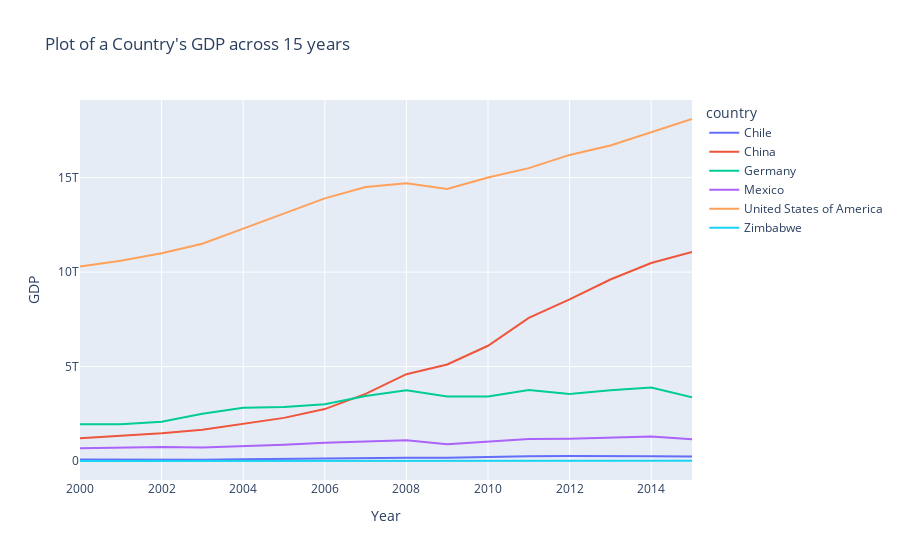

The code cell stored with this chart in its notebook:
### Markdown cell above
First question to tackle: 
Does GDP correlate with life expectancy in a positive way, negative way or at all? Life expectancy and GDP are both continuous variables so the visualisation to begin with is: 
- a line plot to understand the effect over time. 
We will also separate these out based on country to enable us to make some comments.

### Code cell
#creating an interactive graph so we can clearly check the GDP at certain points. 
fig = px.line(df, x= 'year', y = 'gdp', line_group='country', color = 'country',title = "Plot of a Country's GDP across 15 years")
fig.update_layout(xaxis_title = 'Year', yaxis_title = 'GDP')
fig.show()

### Figure 1 — Plotly figure (JSON) as saved in the notebook; plotly's stock layout.template omitted (floating-point values rounded to 4 significant figures)
{"data": [{"hovertemplate": "country=Chile<br>year=%{x}<br>gdp=%{y}<extra></extra>", "legendgroup": "Chile", "line": {"color": "#636efa", "dash": "solid"}, "marker": {"symbol": "circle"}, "mode": "lines", "name": "Chile", "orientation": "v", "showlegend": true, "type": "scatter", "x": [2000, 2001, 2002, 2003, 2004, 2005, 2006, 2007, 2008, 2009, 2010, 2011, 2012, 2013, 2014, 2015], "xaxis": "x", "y": [77860932152, 70979923960, 69736811435, 75643459840, 99210392858, 122965000000, 154788000000, 173606000000, 179638000000, 172389000000, 218538000000, 252252000000, 267122000000, 278384000000, 260990000000, 242518000000], "yaxis": "y"}, {"hovertemplate": "country=China<br>year=%{x}<br>gdp=%{y}<extra></extra>", "legendgroup": "China", "line": {"color": "#EF553B", "dash": "solid"}, "marker": {"symbol": "circle"}, "mode": "lines", "name": "China", "orientation": "v", "showlegend": true, "type": "scatter", "x": [2000, 2001, 2002, 2003, 2004, 2005, 2006, 2007, 2008, 2009, 2010, 2011, 2012, 2013, 2014, 2015], "xaxis": "x", "y": [1211350000000, 1339400000000, 1470550000000, 1660290000000, 1955350000000, 2285970000000, 2752130000000, 3552180000000, 4598210000000, 5109950000000, 6100620000000, 7572550000000, 8560550000000, 9607220000000, 10482400000000, 11064700000000], "yaxis": "y"}, {"hovertemplate": "country=Germany<br>year=%{x}<br>gdp=%{y}<extra></extra>", "legendgroup": "Germany", "line": {"color": "#00cc96", "dash": "solid"}, "marker": {"symbol": "circle"}, "mode": "lines", "name": "Germany", "orientation": "v", "showlegend": true, "type": "scatter", "x": [2000, 2001, 2002, 2003, 2004, 2005, 2006, 2007, 2008, 2009, 2010, 2011, 2012, 2013, 2014, 2015], "xaxis": "x", "y": [1949950000000, 1950650000000, 2079140000000, 2505730000000, 2819250000000, 2861410000000, 3002450000000, 3439950000000, 3752370000000, 3418010000000, 3417090000000, 3757700000000, 3543980000000, 3752510000000, 3890610000000, 3375610000000], "yaxis": "y"}, {"hovertemplate": "country=Mexico<br>year=%{x}<br>gdp=%{y}<extra></extra>", "legendgroup": "Mexico", "line": {"color": "#ab63fa", "dash": "solid"}, "marker": {"symbol": "circle"}, "mode": "lines", "name": "Mexico", "orientation": "v", "showlegend": true, "type": "scatter", "x": [2000, 2001, 2002, 2003, 2004, 2005, 2006, 2007, 2008, 2009, 2010, 2011, 2012, 2013, 2014, 2015], "xaxis": "x", "y": [683648000000, 724704000000, 741560000000, 713284000000, 770268000000, 866346000000, 965281000000, 1043470000000, 1101280000000, 894949000000, 1051130000000, 1171190000000, 1186600000000, 1261980000000, 1298460000000, 1152260000000], "yaxis": "y"}, {"hovertemplate": "country=United States of America<br>year=%{x}<br>gdp=%{y}<extra></extra>", "legendgroup": "United States of America", "line": {"color": "#FFA15A", "dash": "solid"}, "marker": {"symbol": "circle"}, "mode": "lines", "name": "United States of America", "orientation": "v", "showlegend": true, "type": "scatter", "x": [2000, 2001, 2002, 2003, 2004, 2005, 2006, 2007, 2008, 2009, 2010, 2011, 2012, 2013, 2014, 2015], "xaxis": "x", "y": [10300000000000, 10600000000000, 11000000000000, 11500000000000, 12300000000000, 13100000000000, 13900000000000, 14500000000000, 14700000000000, 14400000000000, 15000000000000, 15500000000000, 16200000000000, 16700000000000, 17400000000000, 18100000000000], "yaxis": "y"}, {"hovertemplate": "country=Zimbabwe<br>year=%{x}<br>gdp=%{y}<extra></extra>", "legendgroup": "Zimbabwe", "line": {"color": "#19d3f3", "dash": "solid"}, "marker": {"symbol": "circle"}, "mode": "lines", "name": "Zimbabwe", "orientation": "v", "showlegend": true, "type": "scatter", "x": [2000, 2001, 2002, 2003, 2004, 2005, 2006, 2007, 2008, 2009, 2010, 2011, 2012, 2013, 2014, 2015], "xaxis": "x", "y": [6689957600, 6777384700, 6342116400, 5727591800, 5805598400, 5755215200, 5443896500, 5291950100, 4415702800, 8621573608, 10141859710, 12098450749, 14242490252, 15451768659, 15891049236, 16304667807], "yaxis": "y"}], "layout": {"legend": {"title": {"text": "country"}, "tracegroupgap": 0}, "title": {"text": "Plot of a Country's GDP across 15 years"}, "xaxis": {"anchor": "y", "domain": [0, 1], "title": {"text": "Year"}}, "yaxis": {"anchor": "x", "domain": [0, 1], "title": {"text": "GDP"}}}}
